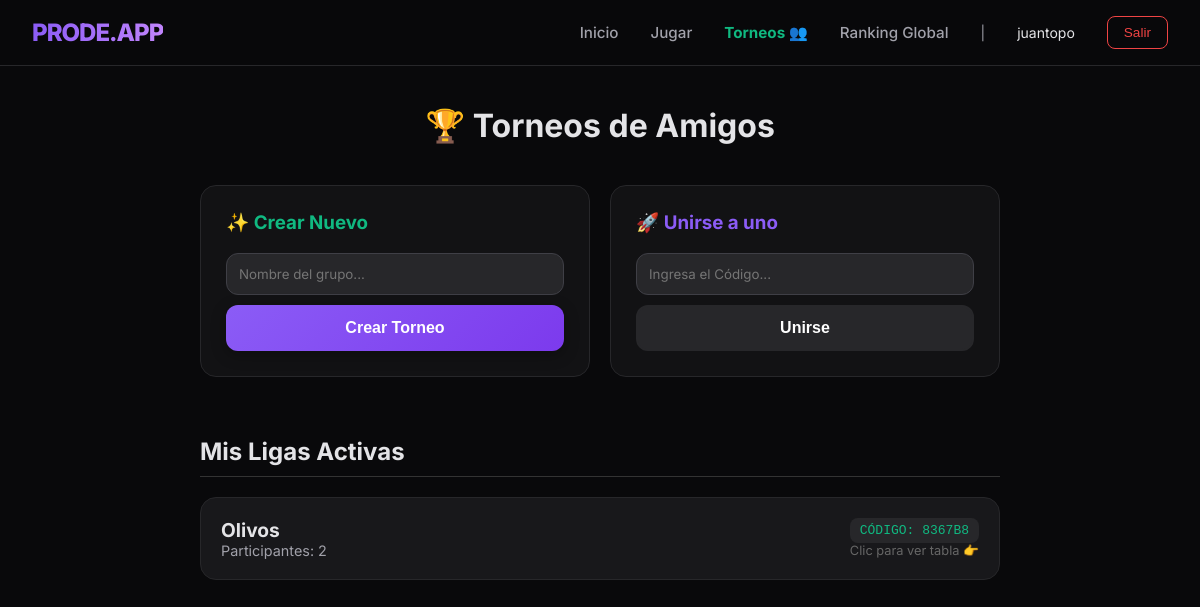
Page /torneos/ (signed in) on the committed database.
### core/models.py (models this page shows, shortened)
class Torneo(models.Model):
    nombre = models.CharField(max_length=100)
    codigo = models.CharField(max_length=10, unique=True, editable=False)
    participantes = models.ManyToManyField(User, related_name='torneos_participados')
    creador = models.ForeignKey(User, on_delete=models.CASCADE, related_name='torneos_creados')

### core/views.py (the view, shortened to what this page needs)
# urls.py: path('torneos/', views.mis_torneos, name='mis_torneos'),
@login_required
def mis_torneos(request):
    if request.method == 'POST' and 'crear_torneo' in request.POST:
        nombre = request.POST.get('nombre_torneo')
        if nombre:
            nuevo_torneo = Torneo.objects.create(nombre=nombre, creador=request.user)
            nuevo_torneo.participantes.add(request.user)
            return redirect('detalle_torneo', torneo_id=nuevo_torneo.id)
    mis_grupos = request.user.torneos_participados.all()
    return render(request, 'torneos.html', {'mis_grupos': mis_grupos})

### templates/torneos.html (shortened to what this page needs)
{% extends 'base.html' %}
{% block content %}
<div style="max-width: 800px; margin: auto;">
    <h1 style="text-align: center; margin-bottom: 40px;">🏆 Torneos de Amigos</h1>
    <div style="display: flex; gap: 20px; flex-wrap: wrap;">
        <div class="form-box" style="flex: 1;">
            <h3 style="color: var(--accent); margin-top: 0;">✨ Crear Nuevo</h3>
            <form method="POST">
                <input type="text" name="nombre_torneo" placeholder="Nombre del grupo..." required
                       style="width: 100%; margin-bottom: 10px; box-sizing: border-box;">
                <button type="submit" class="btn-action" style="width: 100%;">Crear Torneo</button>
            </form>
        </div>
        <div class="form-box" style="flex: 1;">
            <h3 style="color: var(--primary); margin-top: 0;">🚀 Unirse a uno</h3>
            <form method="POST">
                <input type="text" name="codigo_torneo" placeholder="Ingresa el Código..." required
                       style="width: 100%; margin-bottom: 10px; box-sizing: border-box;">
                <button type="submit" class="btn-outline" style="width: 100%; color: white; background: #27272a;">Unirse</button>
            </form>
        </div>
    </div>
    <h2 style="border-bottom: 1px solid #333; padding-bottom: 10px; margin-bottom: 20px;">Mis Ligas Activas</h2>
    {% for torneo in mis_grupos %}
        <a href="{% url 'detalle_torneo' torneo.id %}">
            <div class="torneo-card">
                <div>
                    <div style="font-weight: bold; font-size: 1.2rem;">{{ torneo.nombre }}</div>
                    <div style="color: var(--text-muted); font-size: 0.9rem;">Participantes: {{ torneo.participantes.count }}</div>
                </div>
                <div style="text-align: right;">
                    <span style="background: #27272a; padding: 5px 10px; border-radius: 8px; font-family: monospace; color: var(--accent);">
                        CÓDIGO: {{ torneo.codigo }}
                    </span>
                    <div style="font-size: 0.8rem; color: #666; margin-top: 5px;">Clic para ver tabla 👉</div>
                </div>
            </div>
        </a>
    {% empty %}
        <p style="text-align: center; color: var(--text-muted); padding: 40px;">No estás en ningún torneo de amigos aún.</p>
    {% endfor %}
</div>
{% endblock %}

### templates/base.html (shortened to what this page needs)
<!DOCTYPE html>
<html lang="es">
<head>
</head>
<body>
    <nav class="navbar">
        <a href="{% url 'home' %}" class="logo">PRODE.APP</a>
        <div class="nav-links">
            <a href="{% url 'home' %}" class="nav-item">Inicio</a>
            <a href="{% url 'prode' %}" class="nav-item">Jugar</a>
            <a href="{% url 'mis_torneos' %}" class="nav-item" style="color: var(--accent); font-weight: 700;">Torneos 👥</a>
            <a href="{% url 'ranking' %}" class="nav-item">Ranking Global</a>
            {% if user.is_authenticated %}
                <span style="font-size: 14px; color: var(--text-muted);">|</span>
                <span style="font-size: 14px;">{{ user.username }}</span>
                <form action="{% url 'logout' %}" method="post" style="display:inline;">
                    <button type="submit" class="btn-logout">Salir</button>
                </form>
            {% else %}
                <a href="{% url 'login' %}" class="btn-login">Ingresar</a>
            {% endif %}
        </div>
    </nav>
    <div class="container fade-in">
        {% block content %}
        {% endblock %}
    </div>
</body>
</html>

### templates/base.html (style rules this page uses)
:root { --bg-color: #09090b; --card-bg: #18181b; --card-border: #27272a; --text-main: #e4e4e7; --text-muted: #a1a1aa; --primary: #8b5cf6; --primary-glow: rgba(139, 92, 246, 0.4); --accent: #10b981; --accent-glow: rgba(16, 185, 129, 0.4); --danger: #ef4444; --radius: 16px; --transition: all 0.3s cubic-bezier(0.4, 0, 0.2, 1); }
body { font-family: 'Inter', sans-serif; background-color: var(--bg-color); color: var(--text-main); margin: 0; padding: 0; min-height: 100vh; overflow-x: hidden; }
a { text-decoration: none; color: inherit; transition: var(--transition); }
.fade-in { animation: fadeIn 0.6s ease-out forwards; }
.navbar { background: rgba(9, 9, 11, 0.85); backdrop-filter: blur(12px); border-bottom: 1px solid var(--card-border); padding: 1rem 2rem; display: flex; justify-content: space-between; align-items: center; position: sticky; top: 0; z-index: 100; }
.logo { font-weight: 800; font-size: 1.5rem; letter-spacing: -1px; background: linear-gradient(to right, var(--primary), #c084fc); background-clip: text; -webkit-background-clip: text; color: transparent; }
.nav-links { display: flex; gap: 2rem; align-items: center; }
.nav-item { font-size: 0.95rem; font-weight: 500; color: var(--text-muted); position: relative; }
.nav-item::after { content: ''; position: absolute; width: 0; height: 2px; bottom: -4px; left: 0; background-color: var(--primary); transition: var(--transition); }
.btn-logout { background: transparent; border: 1px solid var(--danger); color: var(--danger); padding: 0.5rem 1rem; border-radius: 8px; cursor: pointer; font-size: 0.85rem; transition: var(--transition); }
.container { max-width: 900px; margin: 40px auto; padding: 0 20px; }
input[type="text"], input[type="password"], input[type="number"], select { background-color: #27272a; border: 1px solid #3f3f46; color: white; padding: 12px; border-radius: 12px; outline: none; font-family: 'Inter', sans-serif; transition: var(--transition); }
.btn-action { background: linear-gradient(135deg, var(--primary), #7c3aed); color: white; border: none; padding: 14px 28px; border-radius: 12px; font-weight: 600; font-size: 1rem; cursor: pointer; transition: var(--transition); box-shadow: 0 4px 15px rgba(0,0,0,0.3); display: inline-block; text-align: center; }
.btn-outline { background: transparent; border: 2px solid var(--card-border); color: var(--text-main); padding: 12px 26px; border-radius: 12px; font-weight: 600; font-size: 1rem; display: inline-block; }

### templates/torneos.html (style rules this page uses)
.torneo-card { background: var(--card-bg); border: 1px solid var(--card-border); padding: 20px; border-radius: 16px; margin-bottom: 15px; display: flex; justify-content: space-between; align-items: center; transition: var(--transition); }
.form-box { background: #121214; padding: 25px; border-radius: 16px; border: 1px solid var(--card-border); margin-bottom: 40px; }

### rows in the picture
Torneo: nombre "Olivos", participantes.count "2", codigo "8367B8"

### other values in the picture
{{ user.username }} "juantopo"
